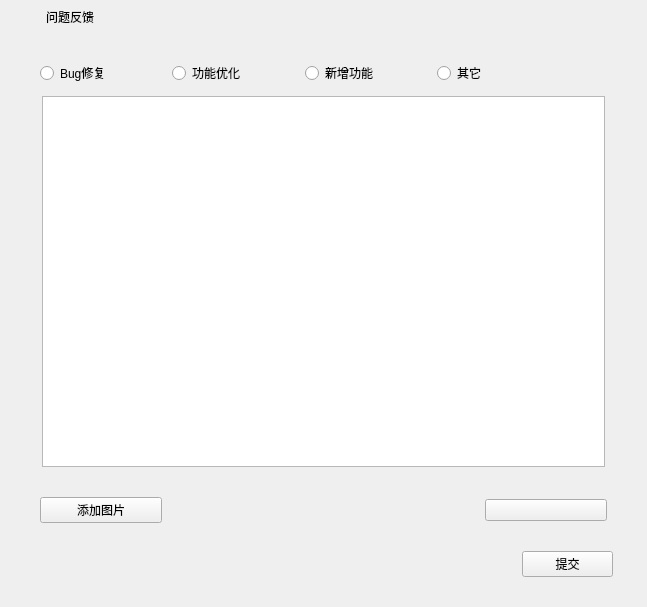
<?xml version="1.0" encoding="UTF-8"?>
<ui version="4.0">
 <class>FeedbackStackedWidget</class>
 <widget class="QWidget" name="FeedbackStackedWidget">
  <property name="geometry">
   <rect>
    <x>0</x>
    <y>0</y>
    <width>647</width>
    <height>607</height>
   </rect>
  </property>
  <property name="windowTitle">
   <string>Form</string>
  </property>
  <layout class="QVBoxLayout" name="verticalLayout_3">
   <property name="leftMargin">
    <number>0</number>
   </property>
   <property name="topMargin">
    <number>0</number>
   </property>
   <property name="rightMargin">
    <number>0</number>
   </property>
   <property name="bottomMargin">
    <number>30</number>
   </property>
   <item>
    <layout class="QVBoxLayout" name="verticalLayout_2" stretch="30,20,30,3,360,5,20,20">
     <item>
      <layout class="QHBoxLayout" name="labelLayout" stretch="0,0,0,0,0">
       <property name="spacing">
        <number>6</number>
       </property>
       <item>
        <spacer name="horizontalSpacer_11">
         <property name="orientation">
          <enum>Qt::Horizontal</enum>
         </property>
         <property name="sizeType">
          <enum>QSizePolicy::Fixed</enum>
         </property>
         <property name="sizeHint" stdset="0">
          <size>
           <width>20</width>
           <height>20</height>
          </size>
         </property>
        </spacer>
       </item>
       <item>
        <widget class="QLabel" name="feedback_label">
         <property name="minimumSize">
          <size>
           <width>20</width>
           <height>20</height>
          </size>
         </property>
         <property name="text">
          <string/>
         </property>
        </widget>
       </item>
       <item>
        <widget class="QLabel" name="feedback_set_label">
         <property name="text">
          <string>问题反馈</string>
         </property>
        </widget>
       </item>
       <item>
        <spacer name="horizontalSpacer_4">
         <property name="orientation">
          <enum>Qt::Horizontal</enum>
         </property>
         <property name="sizeType">
          <enum>QSizePolicy::Fixed</enum>
         </property>
         <property name="sizeHint" stdset="0">
          <size>
           <width>5</width>
           <height>20</height>
          </size>
         </property>
        </spacer>
       </item>
       <item>
        <spacer name="horizontalSpacer">
         <property name="orientation">
          <enum>Qt::Horizontal</enum>
         </property>
         <property name="sizeType">
          <enum>QSizePolicy::Expanding</enum>
         </property>
         <property name="sizeHint" stdset="0">
          <size>
           <width>5</width>
           <height>20</height>
          </size>
         </property>
        </spacer>
       </item>
      </layout>
     </item>
     <item>
      <spacer name="verticalSpacer_2">
       <property name="orientation">
        <enum>Qt::Vertical</enum>
       </property>
       <property name="sizeHint" stdset="0">
        <size>
         <width>341</width>
         <height>13</height>
        </size>
       </property>
      </spacer>
     </item>
     <item>
      <layout class="QHBoxLayout" name="horizontalLayout_4" stretch="50,700,50">
       <property name="spacing">
        <number>12</number>
       </property>
       <item>
        <spacer name="horizontalSpacer_7">
         <property name="orientation">
          <enum>Qt::Horizontal</enum>
         </property>
         <property name="sizeHint" stdset="0">
          <size>
           <width>18</width>
           <height>20</height>
          </size>
         </property>
        </spacer>
       </item>
       <item>
        <layout class="QHBoxLayout" name="horizontalLayout_3" stretch="70,70,70,70,20">
         <property name="spacing">
          <number>0</number>
         </property>
         <item>
          <widget class="QRadioButton" name="bug_radio_btn">
           <property name="text">
            <string>Bug修复</string>
           </property>
          </widget>
         </item>
         <item>
          <widget class="QRadioButton" name="improve_radio_btn">
           <property name="text">
            <string>功能优化</string>
           </property>
          </widget>
         </item>
         <item>
          <widget class="QRadioButton" name="function_radio_btn">
           <property name="text">
            <string>新增功能</string>
           </property>
          </widget>
         </item>
         <item>
          <widget class="QRadioButton" name="other_radio_btn">
           <property name="text">
            <string>其它</string>
           </property>
          </widget>
         </item>
         <item>
          <spacer name="horizontalSpacer_13">
           <property name="orientation">
            <enum>Qt::Horizontal</enum>
           </property>
           <property name="sizeHint" stdset="0">
            <size>
             <width>40</width>
             <height>20</height>
            </size>
           </property>
          </spacer>
         </item>
        </layout>
       </item>
       <item>
        <spacer name="horizontalSpacer_8">
         <property name="orientation">
          <enum>Qt::Horizontal</enum>
         </property>
         <property name="sizeHint" stdset="0">
          <size>
           <width>18</width>
           <height>20</height>
          </size>
         </property>
        </spacer>
       </item>
      </layout>
     </item>
     <item>
      <spacer name="verticalSpacer_5">
       <property name="orientation">
        <enum>Qt::Vertical</enum>
       </property>
       <property name="sizeHint" stdset="0">
        <size>
         <width>341</width>
         <height>13</height>
        </size>
       </property>
      </spacer>
     </item>
     <item>
      <layout class="QHBoxLayout" name="horizontalLayout_2" stretch="50,700,50">
       <item>
        <spacer name="horizontalSpacer_5">
         <property name="orientation">
          <enum>Qt::Horizontal</enum>
         </property>
         <property name="sizeHint" stdset="0">
          <size>
           <width>40</width>
           <height>20</height>
          </size>
         </property>
        </spacer>
       </item>
       <item>
        <widget class="QWidget" name="text_widget" native="true">
         <layout class="QVBoxLayout" name="verticalLayout">
          <property name="spacing">
           <number>2</number>
          </property>
          <property name="leftMargin">
           <number>2</number>
          </property>
          <property name="topMargin">
           <number>2</number>
          </property>
          <property name="rightMargin">
           <number>2</number>
          </property>
          <property name="bottomMargin">
           <number>2</number>
          </property>
          <item>
           <widget class="CustomTextEdit" name="textEdit"/>
          </item>
          <item>
           <layout class="QHBoxLayout" name="horizontalLayout_6" stretch="461,50">
            <property name="rightMargin">
             <number>5</number>
            </property>
            <item>
             <spacer name="horizontalSpacer_14">
              <property name="orientation">
               <enum>Qt::Horizontal</enum>
              </property>
              <property name="sizeHint" stdset="0">
               <size>
                <width>40</width>
                <height>20</height>
               </size>
              </property>
             </spacer>
            </item>
            <item>
             <widget class="QLabel" name="countLabel">
              <property name="text">
               <string/>
              </property>
             </widget>
            </item>
           </layout>
          </item>
         </layout>
        </widget>
       </item>
       <item>
        <spacer name="horizontalSpacer_6">
         <property name="orientation">
          <enum>Qt::Horizontal</enum>
         </property>
         <property name="sizeHint" stdset="0">
          <size>
           <width>40</width>
           <height>20</height>
          </size>
         </property>
        </spacer>
       </item>
      </layout>
     </item>
     <item>
      <layout class="QHBoxLayout" name="horizontalLayout" stretch="50,150,400,150,50">
       <property name="spacing">
        <number>0</number>
       </property>
       <item>
        <spacer name="horizontalSpacer_2">
         <property name="orientation">
          <enum>Qt::Horizontal</enum>
         </property>
         <property name="sizeHint" stdset="0">
          <size>
           <width>40</width>
           <height>20</height>
          </size>
         </property>
        </spacer>
       </item>
       <item>
        <widget class="QPushButton" name="insertImageBtn">
         <property name="text">
          <string>添加图片</string>
         </property>
        </widget>
       </item>
       <item>
        <spacer name="horizontalSpacer_9">
         <property name="orientation">
          <enum>Qt::Horizontal</enum>
         </property>
         <property name="sizeHint" stdset="0">
          <size>
           <width>40</width>
           <height>20</height>
          </size>
         </property>
        </spacer>
       </item>
       <item>
        <widget class="QPushButton" name="web_feedback_btn">
         <property name="text">
          <string/>
         </property>
        </widget>
       </item>
       <item>
        <spacer name="horizontalSpacer_3">
         <property name="orientation">
          <enum>Qt::Horizontal</enum>
         </property>
         <property name="sizeHint" stdset="0">
          <size>
           <width>40</width>
           <height>20</height>
          </size>
         </property>
        </spacer>
       </item>
      </layout>
     </item>
     <item>
      <spacer name="verticalSpacer_4">
       <property name="orientation">
        <enum>Qt::Vertical</enum>
       </property>
       <property name="sizeHint" stdset="0">
        <size>
         <width>118</width>
         <height>13</height>
        </size>
       </property>
      </spacer>
     </item>
     <item>
      <layout class="QHBoxLayout" name="horizontalLayout_5" stretch="461,80,30">
       <item>
        <spacer name="horizontalSpacer_10">
         <property name="orientation">
          <enum>Qt::Horizontal</enum>
         </property>
         <property name="sizeHint" stdset="0">
          <size>
           <width>40</width>
           <height>20</height>
          </size>
         </property>
        </spacer>
       </item>
       <item>
        <widget class="QPushButton" name="feedback_submit_btn">
         <property name="text">
          <string>提交</string>
         </property>
        </widget>
       </item>
       <item>
        <spacer name="horizontalSpacer_12">
         <property name="orientation">
          <enum>Qt::Horizontal</enum>
         </property>
         <property name="sizeHint" stdset="0">
          <size>
           <width>40</width>
           <height>20</height>
          </size>
         </property>
        </spacer>
       </item>
      </layout>
     </item>
    </layout>
   </item>
  </layout>
 </widget>
 <customwidgets>
  <customwidget>
   <class>CustomTextEdit</class>
   <extends>QTextEdit</extends>
   <header location="global">customize_ui/customtextedit.h</header>
  </customwidget>
 </customwidgets>
 <resources/>
 <connections/>
</ui>
